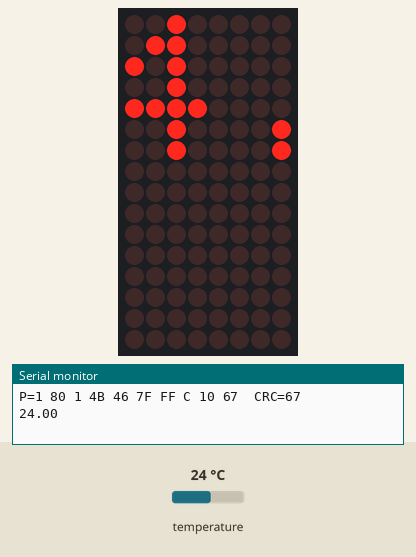
Simulated run of this sketch. Board: Arduino Uno, built with avr-gcc and run on an emulated ATmega328P. Parts: 8×16 LED matrix, the last lines printed to the serial monitor. The inputs (shaded band) are chosen by the test bench; at power-on: temperature 24 °C.

Above: at 6.16 s.
6.2 s: temperature set to 12 °C
At 9.78 s:
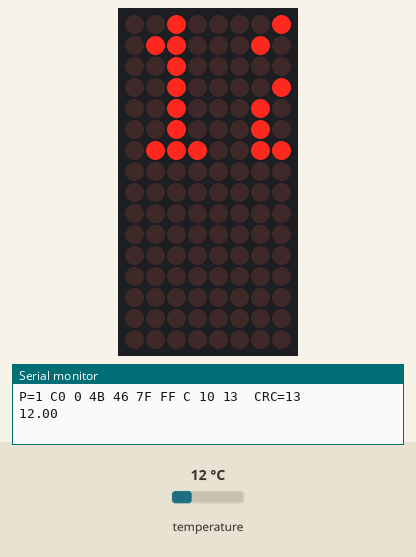
11.7 s: temperature set to 28 °C
At 14.14 s:
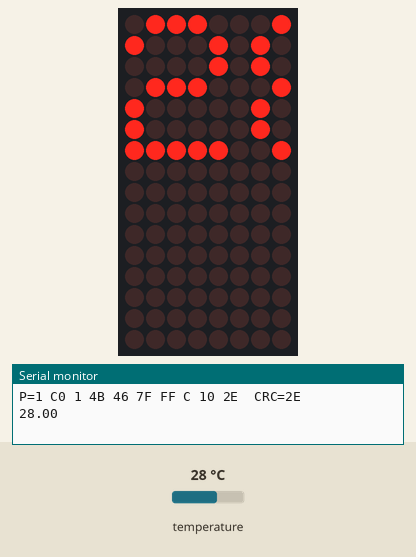
17.2 s: temperature set to 33 °C
At 18.49 s:
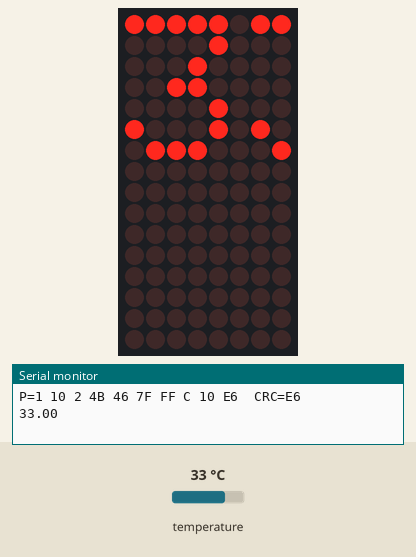
22.7 s: temperature set to 7 °C
At 22.84 s:
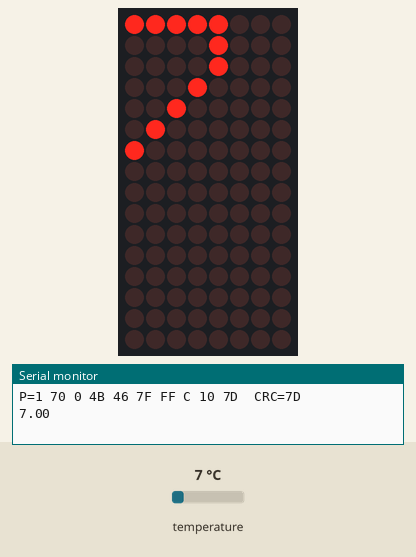

The sketch:

temperatur_example.ino
```cpp
#include <Adafruit_LEDBackpack.h>
#include <OneWire.h>

// DS18S20 Temperature chip i/o
OneWire ds(3);  // on pin 3
Adafruit_8x16matrix matrix = Adafruit_8x16matrix();

void setup(void) {
  // initialize inputs/outputs
  // start serial port
  Serial.begin(9600);
  matrix.begin(0x70);
}

void loop(void) {
  int HighByte, LowByte, TReading, SignBit, Tc_100, Whole, Fract;
  byte i;
  byte present = 0;
  byte data[12];
  byte addr[8];

  ds.reset_search();
  if ( !ds.search(addr)) {
      Serial.print("No more addresses.\n");
      ds.reset_search();
      return;
  }

  Serial.print("R=");
  for( i = 0; i < 8; i++) {
    Serial.print(addr[i], HEX);
    Serial.print(" ");
  }

  if ( OneWire::crc8( addr, 7) != addr[7]) {
      Serial.print("CRC is not valid!\n");
      return;
  }

  if ( addr[0] == 0x10) {
      Serial.print("Device is a DS18S20 family device.\n");
  }
  else if ( addr[0] == 0x28) {
      Serial.print("Device is a DS18B20 family device.\n");
  }
  else {
      Serial.print("Device family is not recognized: 0x");
      Serial.println(addr[0],HEX);
      return;
  }

  ds.reset();
  ds.select(addr);
  ds.write(0x44,1);         // start conversion, with parasite power on at the end

  delay(1000);     // maybe 750ms is enough, maybe not
  // we might do a ds.depower() here, but the reset will take care of it.

  present = ds.reset();
  ds.select(addr);
  ds.write(0xBE);         // Read Scratchpad

  Serial.print("P=");
  Serial.print(present,HEX);
  Serial.print(" ");
  for ( i = 0; i < 9; i++) {           // we need 9 bytes
    data[i] = ds.read();
    Serial.print(data[i], HEX);
    Serial.print(" ");
  }
  Serial.print(" CRC=");
  Serial.print( OneWire::crc8( data, 8), HEX);
  Serial.println();
  LowByte = data[0];
  HighByte = data[1];
  TReading = (HighByte << 8) + LowByte;
  SignBit = TReading & 0x8000;  // test most sig bit
  if (SignBit) // negative
  {
    TReading = (TReading ^ 0xffff) + 1; // 2's comp
  }
  Tc_100 = (6 * TReading) + TReading / 4;    // multiply by (100 * 0.0625) or 6.25

  Whole = Tc_100 / 100;  // separate off the whole and fractional portions
  Fract = Tc_100 % 100;


  if (SignBit) // If its negative
  {
     Serial.print("-");
  }
  Serial.print(Whole);
  Serial.print(".");
  if (Fract < 10)
  {
     Serial.print("0");
  }
  Serial.print(Fract);
  Serial.print("\n");
  for (int i=0; i > -32; i--) {
    matrix.clear();
    matrix.setTextSize(1);
    matrix.setTextWrap(false);
    matrix.setTextColor(LED_ON);
    matrix.setCursor(i,0);
    if (SignBit) matrix.print('-');
    matrix.print(Whole);
    matrix.print('.');
    matrix.print(Fract);
    matrix.print("C");
    matrix.writeDisplay();
    delay(100);
  }
}
```
